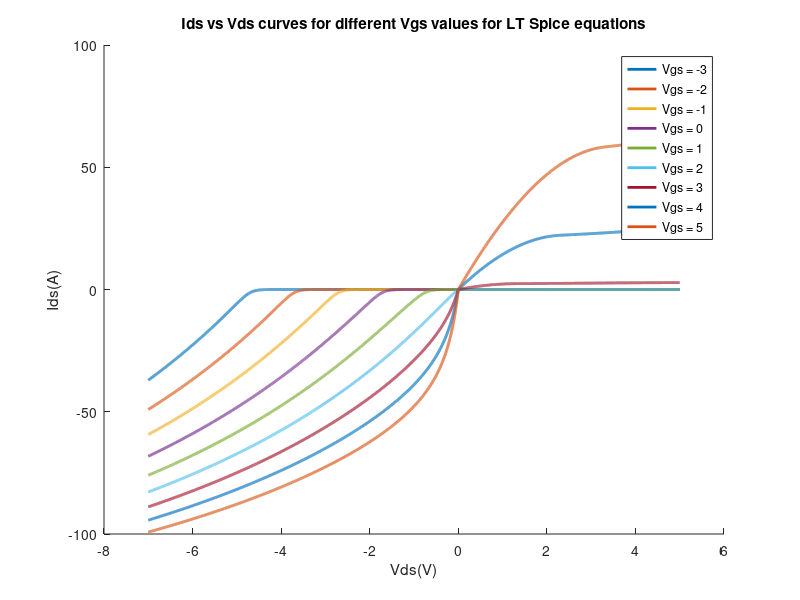

Write MATLAB code to recreate this figure.
close all
clear all
clc
Vgs = -3:1:6;
Vds = -7:0.001:5;
% K1 = 0.283;
% b1 = 2.035;
% c1 = 0.124;
% d1 = 1.159;
% e1 = -0.204;
% m1 = 30.972;
% n1 = -4.48;
% K2 = 7.114;
% b2 = 2.054;
% c2 = 0.153;
% cur = 4.5057;
% K = cur * 0.8 * (273/300)^(-2.7);
% x0 = 0.31 ;
% x1 = 0.255;
% slp = 2;
% Rd = 3.6*0.95*0.82*18.2*0.25/295;
% Rs = 3.6*0.238*0.82/295;
Vth = 1.7;
%% Reverse Model
cur = 4.5057;
K = cur * 0.8 * (273/300)^(-2.7);
x0 = 0.31 ;
x1 = 0.255;
slp = 2;
%% Forward Model
m1 = 11.5;
m2 = 0.21/2;
m3 = -3e-4;
m4 = (1e-5+1e-4)/2;
m5 = m1;
m6 = m2;
m7 = m3;
m8 = m4;
m9 = 1.45;
m10 = 0.8;
m11 = 12;
m12 = 1;
m13 = 0.3;
m14 = -5.5;
m15 = 5.5;
m16 = 0.105;
m17 = 1;
m18 = 1;
beta = 5.5;
lambda = 9e-5;


for GateIndex = 1:10
    for i=1:((12/0.001)+1)
        GS = Vgs(GateIndex);
        DS = Vds(i);
        GD = GS - DS;
%         if Vds(i)>0
%             I(GateIndex,i) = K1*log(1+exp((GS-b1)/c1))*(m1+n1*GS)*DS/(1+(d1+e1*GS)*DS);
%         else
%             I(GateIndex,i) = -K2*log(1+exp((GD-b2)/c2))*(-DS/(1-DS));
%         end
        if DS>0
            f1 = (1+m1*GS+m2*GS^2+m3*GS^3+m4*GS^4)/(1+m5*GS+m6*GS^2+m7*GS^3+m8*GS^4);
            f2 = m9*max(m10-m11*exp(-m12*GS),0);
            f3 = 1 - m13*exp(-(DS-m14)^2/(2*m15^2));
            f4 = m16*((-atan(m17*(GS-DS))+pi/2)/(pi)) + m18;
            if DS<(GS-Vth) && GS>=Vth %Ohmic Region
                I(GateIndex,i) = beta*DS*(2*(GS-Vth)-DS)*(1+lambda*DS)*f1*f2*f3*f4;
            elseif DS>=(GS-Vth) && GS >= Vth %Saturation
                I(GateIndex,i) = beta*(GS-Vth)^2*(1+lambda*DS)*f1*f2*f3*f4;
            elseif GS<Vth %CutOff
                I(GateIndex,i) = 0;
            end
        else
            I(GateIndex,i) = -K*log(1+exp(21*(GD-1.7)/slp))*(-DS)/(1+max((x0+x1*(GD+6.1)),0.2)*(-DS));
        end  
    end
end

hold all

for j=[1,2,3,4,5,6,7,8,9]
    plot((Vds), I(j,:),'Linewidth',2.0);
end
plot(4.3,60,'*');
xlabel('Vds(V)');
ylabel('Ids(A)');
title('Ids vs Vds curves for different Vgs values for LT Spice equations');
legend ('Vgs = -3','Vgs = -2','Vgs = -1','Vgs = 0','Vgs = 1','Vgs = 2','Vgs = 3','Vgs = 4','Vgs = 5');
